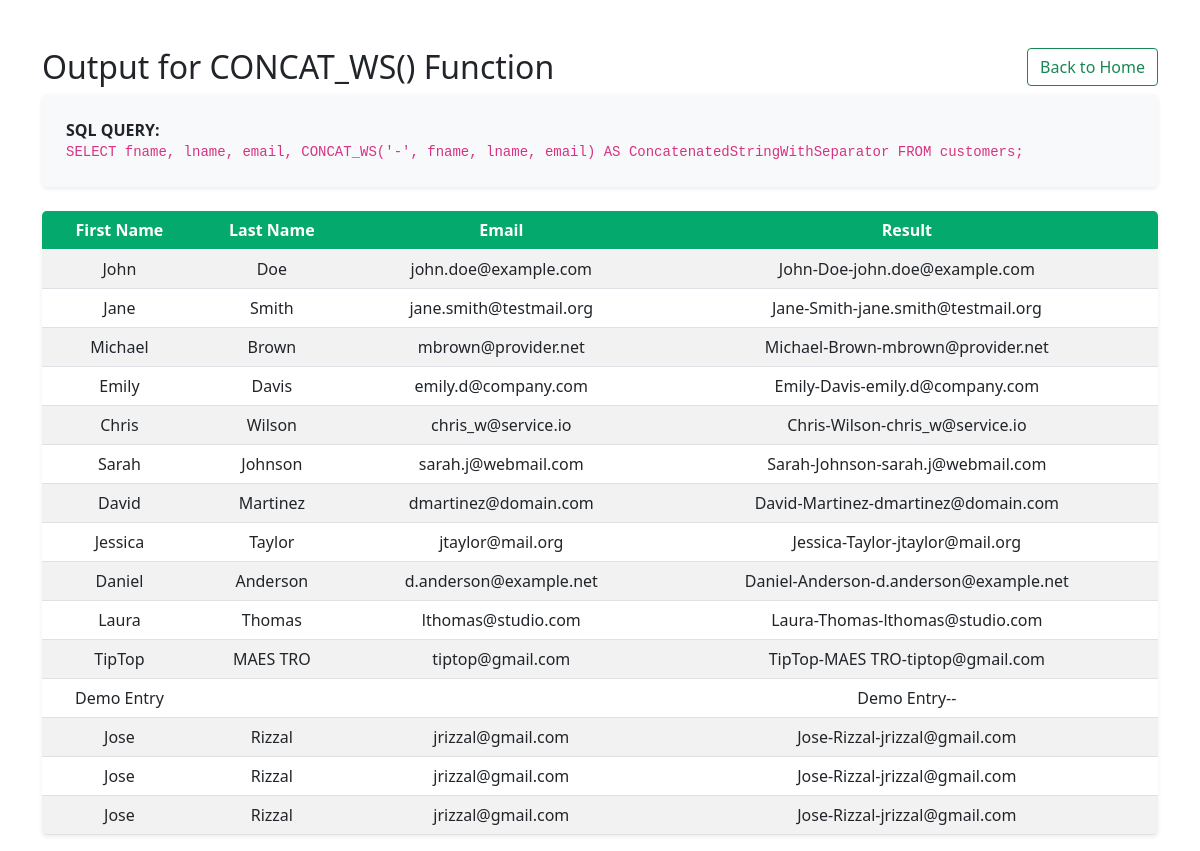
/String_Functions/CONCAT_WS_func.php, run on the app's committed database.
### tables this page shows
CREATE TABLE `customers` (
  `userID` int(11) NOT NULL,
  `fname` varchar(100) NOT NULL,
  `lname` varchar(100) NOT NULL,
  `email` varchar(100) NOT NULL
);

### String_Functions/CONCAT_WS_func.php (the view, shortened to what this page needs)
<?php
include '../db.php';
$sql = "SELECT fname, lname, email, CONCAT_WS('-', fname, lname, email) AS ConcatenatedStringWithSeparator FROM customers;";
$result = $conn->query($sql);
?>
<head>
    <link href="https://cdn.jsdelivr.net/npm/bootstrap@5.0.2/dist/css/bootstrap.min.css" rel="stylesheet">
</head>
<body>
<div class='container mt-5'>
<div class= d-flex justify-content-between align-items-center mb-4>
<h2>Output for CONCAT_WS() Function</h2>
<div class=ms-auto><a class='btn btn-outline-success' href='../index.php'>Back to Home</a></div>
</div>
<div class="p-4 rounded-3 mb-4 shadow-sm" style="background-color: #f8f9fa;">
    <p class="mb-0"><strong>SQL QUERY:</strong>
    <br><code><?php echo $sql?></code></p>
</div>
<table class='table table-striped table-hover rounded-3 overflow-hidden shadow-sm'>
    <thead style='background-color:#04AA6D; color:white'>
        <tr>
            <th class=text-center>First Name</th>
            <th class=text-center>Last Name</th>
            <th class=text-center>Email</th>
            <th class=text-center>Result</th>
        </tr>
    </thead>
<?php
if ($result->num_rows > 0) {
    while($row = $result->fetch_assoc()) {
        echo "<tr>";
        echo "<td class='text-center'>" . htmlspecialchars($row["fname"]) . "</td>";
        echo "<td class='text-center'>" . $row["lname"] . "</td>";
        echo "<td class='text-center'>" . $row["email"] . "</td>";
        echo "<td class='text-center'>" . $row["ConcatenatedStringWithSeparator"] . "</td>";
        echo "</tr>";
    }
} else {
    echo "<tr><td colspan='2'>0 results found or query failed.</td></tr>";
}
echo "</table>";
echo "</div>";
?>
</body>

### data on the page
customers: fname "John", lname "Doe", email "john.doe@example.com", ConcatenatedStringWithSeparator "John-Doe-john.doe@example.com"
customers: fname "Jane", lname "Smith", email "jane.smith@testmail.org", ConcatenatedStringWithSeparator "Jane-Smith-jane.smith@testmail.org"
customers: fname "Michael", lname "Brown", email "mbrown@provider.net", ConcatenatedStringWithSeparator "Michael-Brown-mbrown@provider.net"
customers: fname "Emily", lname "Davis", email "emily.d@company.com", ConcatenatedStringWithSeparator "Emily-Davis-emily.d@company.com"
customers: fname "Chris", lname "Wilson", email "chris_w@service.io", ConcatenatedStringWithSeparator "Chris-Wilson-chris_w@service.io"
customers: fname "Sarah", lname "Johnson", email "sarah.j@webmail.com", ConcatenatedStringWithSeparator "Sarah-Johnson-sarah.j@webmail.com"
customers: fname "David", lname "Martinez", email "dmartinez@domain.com", ConcatenatedStringWithSeparator "David-Martinez-dmartinez@domain.com"
customers: fname "Jessica", lname "Taylor", email "jtaylor@mail.org", ConcatenatedStringWithSeparator "Jessica-Taylor-jtaylor@mail.org"
customers: fname "Daniel", lname "Anderson", email "d.anderson@example.net", ConcatenatedStringWithSeparator "Daniel-Anderson-d.anderson@example.net"
customers: fname "Laura", lname "Thomas", email "lthomas@studio.com", ConcatenatedStringWithSeparator "Laura-Thomas-lthomas@studio.com"
customers: fname "TipTop", lname "MAES TRO", email "tiptop@gmail.com", ConcatenatedStringWithSeparator "TipTop-MAES TRO-tiptop@gmail.com"
customers: fname "Demo Entry", ConcatenatedStringWithSeparator "Demo Entry--"
customers: fname "Jose", lname "Rizzal", email "jrizzal@gmail.com", ConcatenatedStringWithSeparator "Jose-Rizzal-jrizzal@gmail.com"
customers: fname "Jose", lname "Rizzal", email "jrizzal@gmail.com", ConcatenatedStringWithSeparator "Jose-Rizzal-jrizzal@gmail.com"
customers: fname "Jose", lname "Rizzal", email "jrizzal@gmail.com", ConcatenatedStringWithSeparator "Jose-Rizzal-jrizzal@gmail.com"

### other printed values
$sql "SELECT fname, lname, email, CONCAT_WS('-', fname, lname, email) AS ConcatenatedStringWithSeparator FROM customers;"
